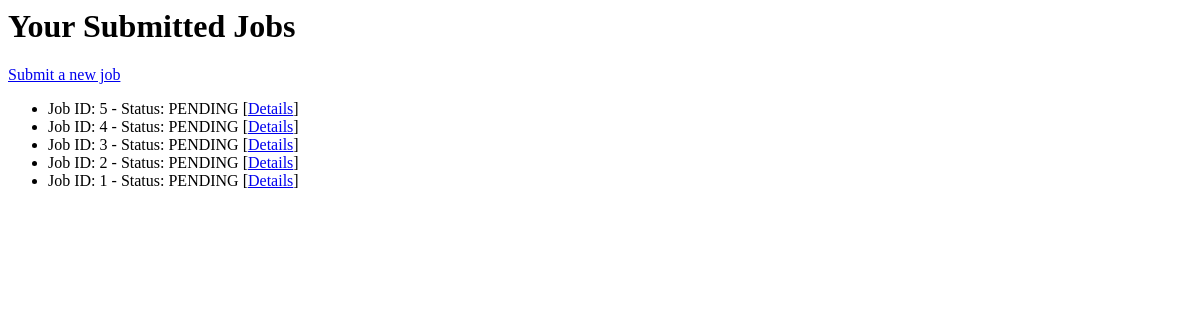
Before: /jobs/ (signed in) with the older database file.
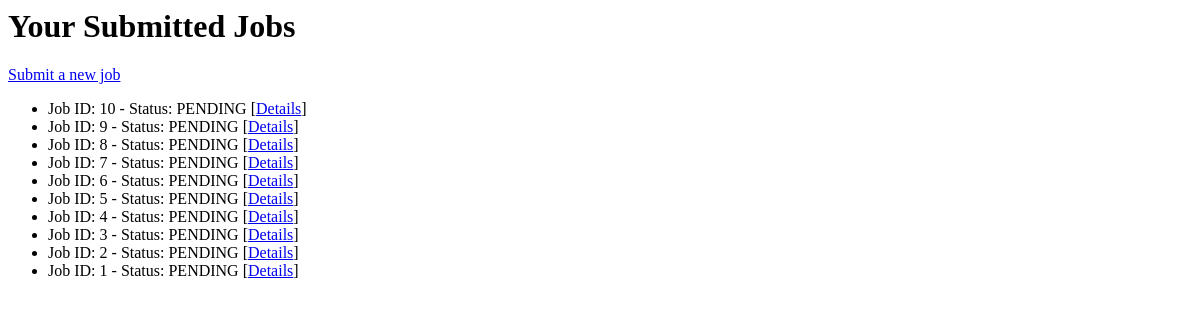
After: the same page with the newer database file.
### jobs/models.py (models this page shows, shortened)
class Job(models.Model):
    STATUS_CHOICES = [
        ('PENDING', 'Pending'),
        ('RUNNING', 'Running'),
        ('SUCCESS', 'Success'),
        ('FAILURE', 'Failure'),
    ]
    PIPELINE_CHOICES = [
        ('rnaseq', 'RNA-seq'),
        ('wgs', 'Whole Genome Sequencing'),
        ('wes', 'Whole Exome Sequencing'),
        ('methylation', 'Methylation'),
    ]
    user = models.ForeignKey(User, on_delete=models.CASCADE)
    input_file = models.FileField(upload_to='uploads/')
    reference_genome = models.CharField(max_length=100)
    pipeline_type = models.CharField(max_length=20, choices=PIPELINE_CHOICES, default='rnaseq')
    out_dir = models.CharField(max_length=255, blank=True)  # Used for Nextflow output
    log_file = models.CharField(max_length=255, blank=True)  # Optional log file path
    status = models.CharField(max_length=10, choices=STATUS_CHOICES, default='PENDING')
    created_at = models.DateTimeField(auto_now_add=True)
    log = models.TextField(blank=True, default='')

### jobs/views.py (the view)
# urls.py: path('', views.jobs_home, name='jobs_home'),  # This handles /jobs/
@login_required
def jobs_home(request):
    jobs = Job.objects.filter(user=request.user).order_by('-created_at')
    return render(request, 'jobs/home.html', {'jobs': jobs})

### jobs/templates/jobs/home.html
<h1>Your Submitted Jobs</h1>
<p><a href="{% url 'submit_job' %}">Submit a new job</a></p>
<ul>
  {% for job in jobs %}
    <li>
      Job ID: {{ job.id }} - Status: {{ job.status }}
      [<a href="{% url 'job_status' job.id %}">Details</a>]
    </li>
  {% empty %}
    <li>No jobs submitted yet.</li>
  {% endfor %}
</ul>

Changed rows visible on the page:
added Job: id "10", status "PENDING"
added Job: id "9", status "PENDING"
added Job: id "8", status "PENDING"
added Job: id "7", status "PENDING"
added Job: id "6", status "PENDING"
